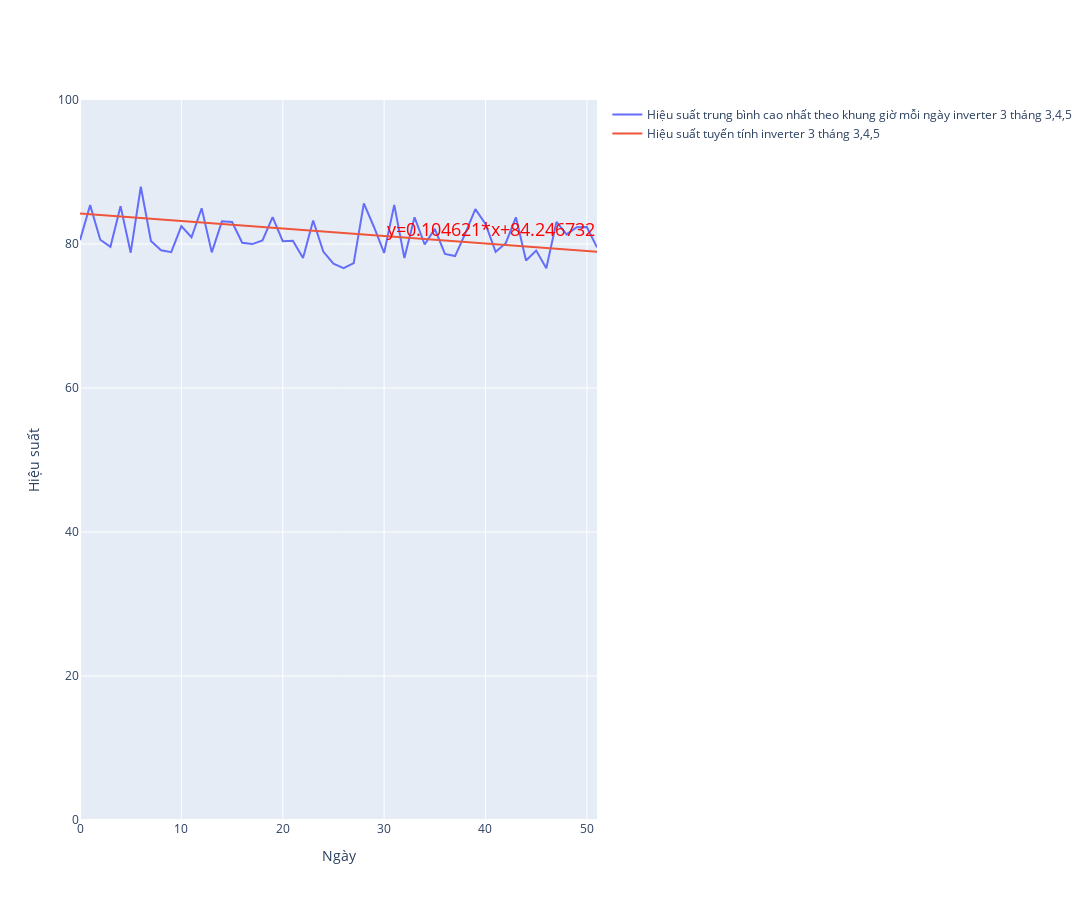

Notebook code cell kept with this figure:
### Code cell
fig21 = go.Figure()
fig21.add_trace(go.Scatter(
    x=df21.index,
    y=df21['Hieu suat'],
    name="Hiệu suất trung bình cao nhất theo khung giờ mỗi ngày inverter 3 tháng 3,4,5 "))
fig21.add_trace(go.Scatter(
    x=df21.index,
    y=df21['Hieu suat tuyen tinh'],
    name="Hiệu suất tuyến tính inverter 3 tháng 3,4,5"))
fig21.update_layout(yaxis_range=[0, 100])
fig21.update_xaxes(title_text="Ngày")
fig21.update_yaxes(title_text="Hiệu suất")
fig21.update_layout(height=900)
fig21.update_layout(width=1500)
fig21.add_annotation(
    text="y=0.104621*x+84.246732",
    xref="paper",
    yref="paper",
    x=1,
    y=0.84,
    showarrow=False,
    font=dict(
        size=18,
        color="red"
    )
)
fig21.show()

### Figure 1 — Plotly figure (JSON) as saved in the notebook; plotly's stock layout.template omitted (floating-point values rounded to 4 significant figures)
{"data": [{"name": "Hiệu suất trung bình cao nhất theo khung giờ mỗi ngày inverter 3 tháng 3,4,5 ", "type": "scatter", "x": [0, 1, 2, 3, 4, 5, 6, 7, 8, 9, 10, 11, 12, 13, 14, 15, 16, 17, 18, 19, 20, 21, 22, 23, 24, 25, 26, 27, 28, 29, 30, 31, 32, 33, 34, 35, 36, 37, 38, 39, 40, 41, 42, 43, 44, 45, 46, 47, 48, 49, 50, 51], "y": [80.54, 85.4, 80.59, 79.61, 85.26, 78.79, 87.95, 80.42, 79.13, 78.87, 82.48, 80.93, 84.97, 78.84, 83.14, 83.05, 80.17, 79.99, 80.5, 83.72, 80.4, 80.45, 78.05, 83.27, 78.94, 77.27, 76.65, 77.34, 85.65, 82.36, 78.76, 85.44, 78.05, 83.72, 79.93, 82.1, 78.62, 78.33, 81.45, 84.83, 82.78, 78.91, 80.11, 83.71, 77.72, 79.09, 76.64, 83.06, 81.34, 82.33, 82.35, 79.53]}, {"name": "Hiệu suất tuyến tính inverter 3 tháng 3,4,5", "type": "scatter", "x": [0, 1, 2, 3, 4, 5, 6, 7, 8, 9, 10, 11, 12, 13, 14, 15, 16, 17, 18, 19, 20, 21, 22, 23, 24, 25, 26, 27, 28, 29, 30, 31, 32, 33, 34, 35, 36, 37, 38, 39, 40, 41, 42, 43, 44, 45, 46, 47, 48, 49, 50, 51], "y": [84.25, 84.14, 84.04, 83.93, 83.83, 83.72, 83.62, 83.51, 83.41, 83.31, 83.2, 83.1, 82.99, 82.89, 82.78, 82.68, 82.57, 82.47, 82.36, 82.26, 82.15, 82.05, 81.95, 81.84, 81.74, 81.63, 81.53, 81.42, 81.32, 81.21, 81.11, 81.0, 80.9, 80.79, 80.69, 80.58, 80.48, 80.38, 80.27, 80.17, 80.06, 79.96, 79.85, 79.75, 79.64, 79.54, 79.43, 79.33, 79.22, 79.12, 79.02, 78.91]}], "layout": {"annotations": [{"font": {"color": "red", "size": 18}, "showarrow": false, "text": "y=0.104621*x+84.246732", "x": 1, "xref": "paper", "y": 0.84, "yref": "paper"}], "height": 900, "width": 1500, "xaxis": {"title": {"text": "Ngày"}}, "yaxis": {"range": [0, 100], "title": {"text": "Hiệu suất"}}}}
